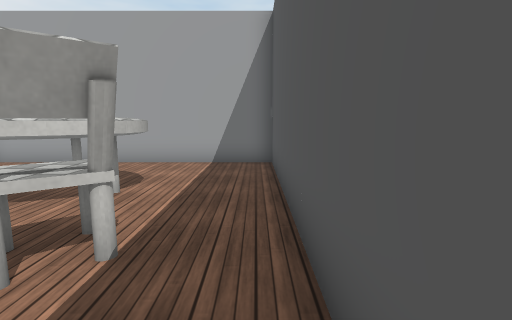
[1] (above)

16 first-person views from a walk through a 3-D level made in the Unity game engine. The camera is 1.3 m above the floor, tilts 8° down and sees 85° across. The floor is counted in squares, 1 m on a side. Each view is taken from the middle of a square. On the plan, view 1 faces up. The plan holds only what a view shows up to about 13 squares ahead; the rest is blank. The place goes on beyond the plan. The player character is not drawn. Some surface patterns are stand-ins.

[2]
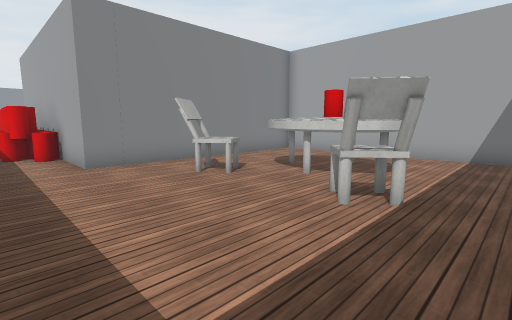

[3]
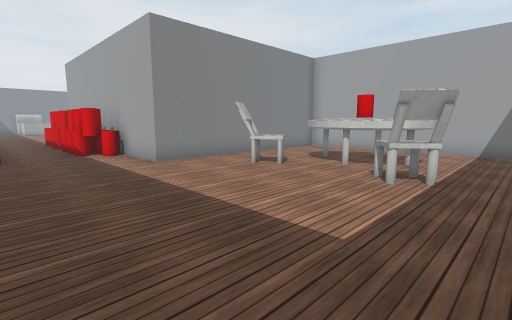

[4]
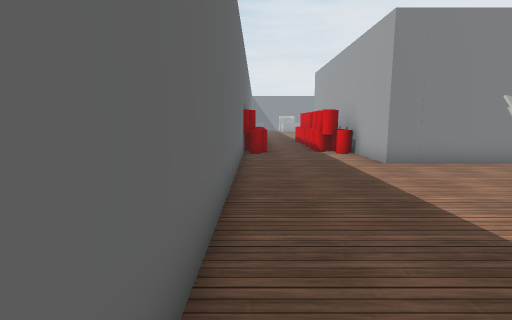

[5]
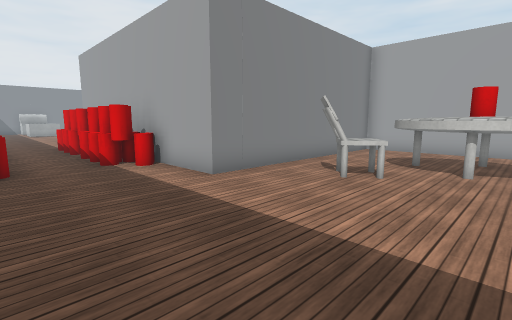

[6]
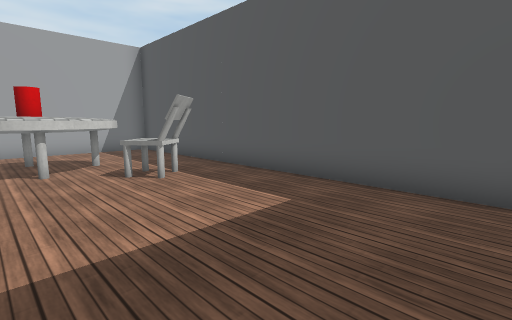

[7]
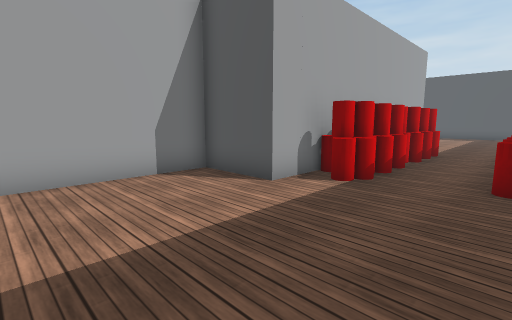

[8]
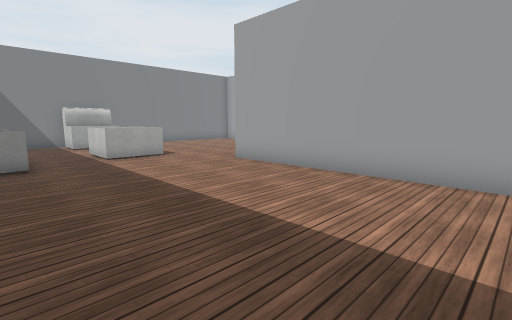

[9]
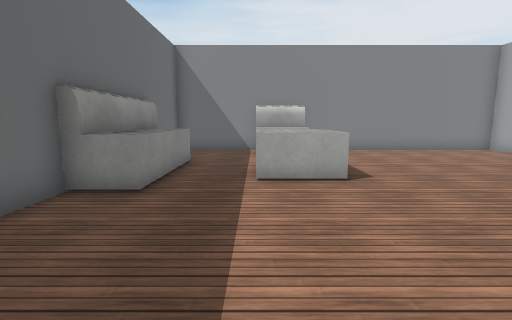

[10]
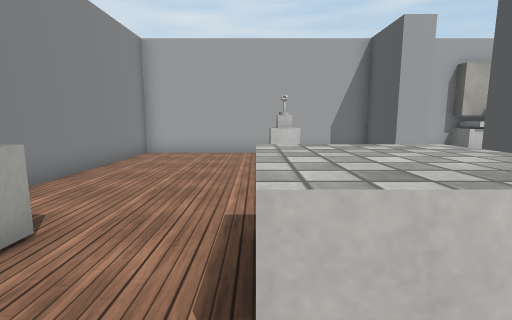

[11]
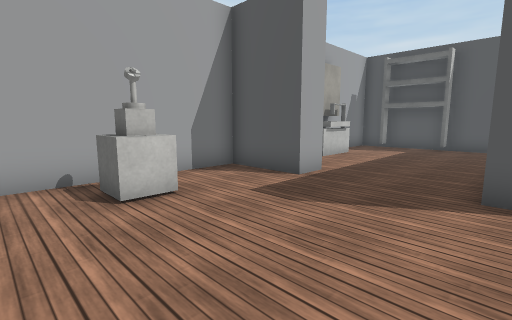

[12]
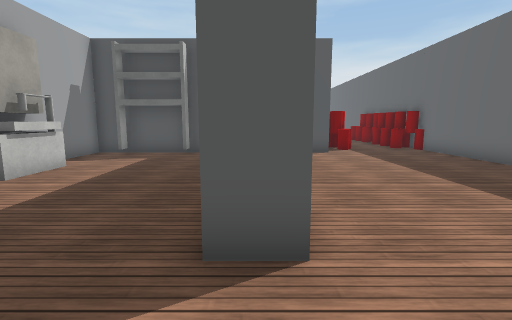

[13]
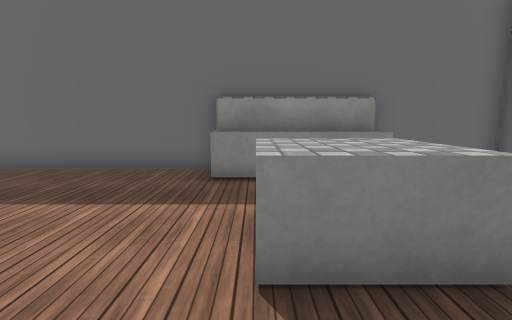

[14]
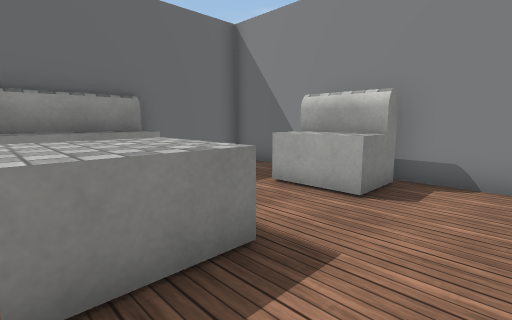

[15]
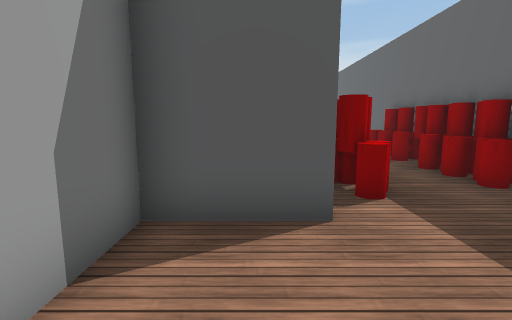

[16]
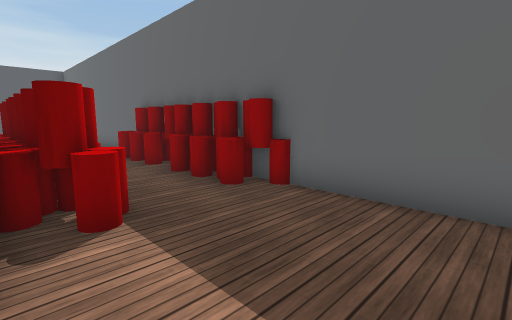

### Floor plan
Points are (right, up) in squares from view 1. A wall is a line through its corners. A room is listed if a view was taken in it or the views show most of it. See-through windows are left out.
Room 1 (views 1, 2, 3, 4, 5, 6, 7, 8, 9, 10, 11, 12, 13, 14, 15, 16)
walls: (-19.5, 4.2) (-19.5, 9.5) (-22.6, 9.5); (-17.5, 0) (-19.5, 0) (-19.5, 2.5) (-28.5, 2.5) (-28.5, 3.5); (-27.4, 7) (-28.5, 7) (-28.5, 9.5) (-37.5, 9.5) (-37.5, 0.8); (-25.5, 9.5) (-26, 9.5); (-11, -4.5) (-0.4, -4.5); (-30, -4.5) (-18.5, -4.5); (-37.5, -1) (-37.5, -4.5) (-34.1, -4.5); (-1.1, 2.3) (-1.9, 1.6); (0.5, -3.9) (0.5, 8.7) (-8.5, 8.7) (-8.5, 0) (-11.5, 0)
low walls: (-33, 1) (-31, 1) (-31, -1) (-33, -1)
objects: other object (-37, -1) to (-36, 1); other object (-34, -4) to (-30, -3); other object (-33, 8); other object (-32, 8); other object (-25, 8) to (-23, 9); other object (-20, 6); other object (-20, 8); other object (-18, -4); other object (-18, -1); other object (-17, -4); other object (-17, -1); other object (-17, 0); other object (-16, -4); other object (-16, 0); other object (-15, -5); other object (-15, -4); other object (-15, 0); other object (-14, -4); other object (-14, -1); other object (-13, -4); other object (-13, -1); other object (-13, 0); other object (-12, -4); other object (-12, -1); other object (-12, 0); other object (-11, -4); other object (-11, -1); other object (-6, 2) to (-6, 3); other object (-6, 4) to (-2, 6); other object (-4, 5); other object (-3, 3) to (-2, 3)

Positions as (right, up) in squares from view 1, and headings:
1: (0, 0), facing up
2: (0, -2), facing up-left
3: (0, -4), facing up-left
4: (0, -4), facing left
5: (-3, -4), facing up-left
6: (-5, -4), facing up-right
7: (-24, -4), facing up-right
8: (-21, -4), facing up-left
9: (-25, -1), facing left
10: (-33, -2), facing up
11: (-34, 3), facing up-right
12: (-31, 3), facing right
13: (-31, 3), facing down
14: (-31, 3), facing down-left
15: (-23, 1), facing right
16: (-22, 0), facing down-right
